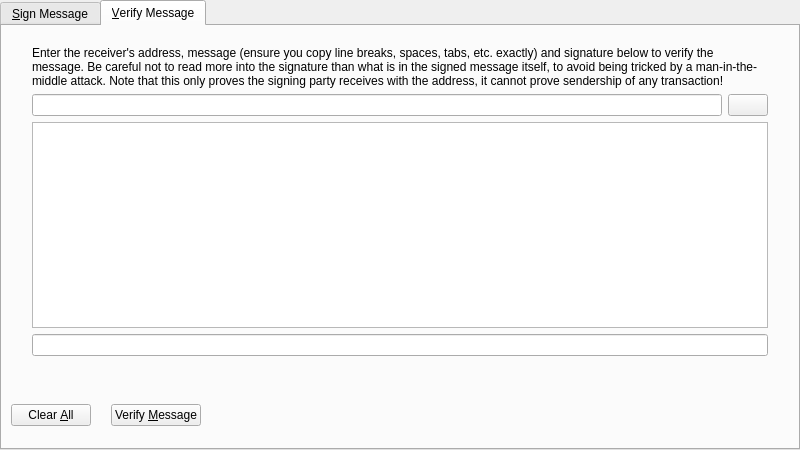
<?xml version="1.0" encoding="UTF-8"?>
<ui version="4.0">
 <class>SignVerifyMessageDialog</class>
 <widget class="QDialog" name="SignVerifyMessageDialog">
  <property name="geometry">
   <rect>
    <x>0</x>
    <y>0</y>
    <width>800</width>
    <height>450</height>
   </rect>
  </property>
  <property name="windowTitle">
   <string>Signatures - Sign / Verify a Message</string>
  </property>
  <property name="modal">
   <bool>true</bool>
  </property>
  <layout class="QVBoxLayout" name="verticalLayout">
   <property name="leftMargin">
    <number>0</number>
   </property>
   <property name="topMargin">
    <number>0</number>
   </property>
   <property name="rightMargin">
    <number>0</number>
   </property>
   <property name="bottomMargin">
    <number>0</number>
   </property>
   <item>
    <widget class="QTabWidget" name="tabWidget">
     <property name="currentIndex">
      <number>1</number>
     </property>
     <widget class="QWidget" name="tabSignMessage">
      <attribute name="title">
       <string>&amp;Sign Message</string>
      </attribute>
      <layout class="QVBoxLayout" name="verticalLayout_SM">
       <property name="leftMargin">
        <number>0</number>
       </property>
       <property name="topMargin">
        <number>0</number>
       </property>
       <property name="rightMargin">
        <number>0</number>
       </property>
       <property name="bottomMargin">
        <number>0</number>
       </property>
       <item>
        <layout class="QVBoxLayout" name="verticalLayout_3">
         <property name="leftMargin">
          <number>30</number>
         </property>
         <property name="topMargin">
          <number>20</number>
         </property>
         <property name="rightMargin">
          <number>30</number>
         </property>
         <property name="bottomMargin">
          <number>20</number>
         </property>
         <item>
          <widget class="QLabel" name="infoLabel_SM">
           <property name="text">
            <string>You can sign messages/agreements with your addresses to prove you can receive BTNs sent to them. Be careful not to sign anything vague or random, as phishing attacks may try to trick you into signing your identity over to them. Only sign fully-detailed statements you agree to.</string>
           </property>
           <property name="textFormat">
            <enum>Qt::PlainText</enum>
           </property>
           <property name="wordWrap">
            <bool>true</bool>
           </property>
          </widget>
         </item>
         <item>
          <layout class="QHBoxLayout" name="horizontalLayout_1_SM">
           <property name="spacing">
            <number>6</number>
           </property>
           <item>
            <widget class="QValidatedLineEdit" name="addressIn_SM">
             <property name="toolTip">
              <string>The BTN address to sign the message with</string>
             </property>
            </widget>
           </item>
           <item>
            <widget class="QPushButton" name="addressBookButton_SM">
             <property name="toolTip">
              <string>Choose previously used address</string>
             </property>
             <property name="text">
              <string/>
             </property>
             <property name="icon">
              <iconset>
               <normaloff>:/icons/address-book</normaloff>:/icons/address-book</iconset>
             </property>
             <property name="shortcut">
              <string>Alt+A</string>
             </property>
             <property name="autoDefault">
              <bool>false</bool>
             </property>
            </widget>
           </item>
           <item>
            <widget class="Line" name="vLine">
             <property name="maximumSize">
              <size>
               <width>1</width>
               <height>22</height>
              </size>
             </property>
             <property name="orientation">
              <enum>Qt::Vertical</enum>
             </property>
            </widget>
           </item>
           <item>
            <widget class="QPushButton" name="pasteButton_SM">
             <property name="toolTip">
              <string>Paste address from clipboard</string>
             </property>
             <property name="text">
              <string/>
             </property>
             <property name="icon">
              <iconset>
               <normaloff>:/icons/editpaste</normaloff>:/icons/editpaste</iconset>
             </property>
             <property name="shortcut">
              <string>Alt+P</string>
             </property>
             <property name="autoDefault">
              <bool>false</bool>
             </property>
            </widget>
           </item>
          </layout>
         </item>
         <item>
          <widget class="QPlainTextEdit" name="messageIn_SM">
           <property name="toolTip">
            <string>Enter the message you want to sign here</string>
           </property>
          </widget>
         </item>
         <item>
          <widget class="QLabel" name="signatureLabel_SM">
           <property name="text">
            <string>Signature</string>
           </property>
           <property name="textFormat">
            <enum>Qt::PlainText</enum>
           </property>
          </widget>
         </item>
         <item>
          <layout class="QHBoxLayout" name="horizontalLayout_2_SM">
           <property name="spacing">
            <number>6</number>
           </property>
           <item>
            <widget class="QLineEdit" name="signatureOut_SM">
             <property name="font">
              <font>
               <italic>true</italic>
              </font>
             </property>
             <property name="readOnly">
              <bool>true</bool>
             </property>
            </widget>
           </item>
           <item>
            <widget class="QPushButton" name="copySignatureButton_SM">
             <property name="toolTip">
              <string>Copy the current signature to the system clipboard</string>
             </property>
             <property name="text">
              <string/>
             </property>
             <property name="icon">
              <iconset>
               <normaloff>:/icons/editcopy</normaloff>:/icons/editcopy</iconset>
             </property>
             <property name="autoDefault">
              <bool>false</bool>
             </property>
            </widget>
           </item>
          </layout>
         </item>
        </layout>
       </item>
       <item>
        <widget class="QWidget" name="buttonsContainerWhite" native="true">
         <layout class="QHBoxLayout" name="horizontalLayout">
          <item>
           <widget class="QPushButton" name="clearButton_SM">
            <property name="toolTip">
             <string>Reset all sign message fields</string>
            </property>
            <property name="text">
             <string>Clear &amp;All</string>
            </property>
            <property name="autoDefault">
             <bool>false</bool>
            </property>
           </widget>
          </item>
          <item>
           <spacer name="horizontalSpacer">
            <property name="orientation">
             <enum>Qt::Horizontal</enum>
            </property>
            <property name="sizeType">
             <enum>QSizePolicy::Fixed</enum>
            </property>
            <property name="sizeHint" stdset="0">
             <size>
              <width>14</width>
              <height>20</height>
             </size>
            </property>
           </spacer>
          </item>
          <item>
           <widget class="QPushButton" name="signMessageButton_SM">
            <property name="toolTip">
             <string>Sign the message to prove you own this BTN address</string>
            </property>
            <property name="text">
             <string>Sign &amp;Message</string>
            </property>
            <property name="autoDefault">
             <bool>false</bool>
            </property>
           </widget>
          </item>
          <item>
           <spacer name="horizontalSpacer_1_SM">
            <property name="orientation">
             <enum>Qt::Horizontal</enum>
            </property>
            <property name="sizeHint" stdset="0">
             <size>
              <width>40</width>
              <height>48</height>
             </size>
            </property>
           </spacer>
          </item>
          <item>
           <widget class="QLabel" name="statusLabel_SM">
            <property name="font">
             <font>
              <weight>75</weight>
              <bold>true</bold>
             </font>
            </property>
            <property name="text">
             <string/>
            </property>
            <property name="wordWrap">
             <bool>true</bool>
            </property>
           </widget>
          </item>
          <item>
           <spacer name="horizontalSpacer_2_SM">
            <property name="orientation">
             <enum>Qt::Horizontal</enum>
            </property>
            <property name="sizeHint" stdset="0">
             <size>
              <width>40</width>
              <height>48</height>
             </size>
            </property>
           </spacer>
          </item>
         </layout>
        </widget>
       </item>
      </layout>
     </widget>
     <widget class="QWidget" name="tabVerifyMessage">
      <attribute name="title">
       <string>&amp;Verify Message</string>
      </attribute>
      <layout class="QVBoxLayout" name="verticalLayout_VM">
       <property name="leftMargin">
        <number>0</number>
       </property>
       <property name="topMargin">
        <number>0</number>
       </property>
       <property name="rightMargin">
        <number>0</number>
       </property>
       <property name="bottomMargin">
        <number>0</number>
       </property>
       <item>
        <layout class="QVBoxLayout" name="verticalLayout_2">
         <property name="leftMargin">
          <number>30</number>
         </property>
         <property name="topMargin">
          <number>20</number>
         </property>
         <property name="rightMargin">
          <number>30</number>
         </property>
         <property name="bottomMargin">
          <number>20</number>
         </property>
         <item>
          <widget class="QLabel" name="infoLabel_VM">
           <property name="text">
            <string>Enter the receiver's address, message (ensure you copy line breaks, spaces, tabs, etc. exactly) and signature below to verify the message. Be careful not to read more into the signature than what is in the signed message itself, to avoid being tricked by a man-in-the-middle attack. Note that this only proves the signing party receives with the address, it cannot prove sendership of any transaction!</string>
           </property>
           <property name="textFormat">
            <enum>Qt::PlainText</enum>
           </property>
           <property name="alignment">
            <set>Qt::AlignLeading|Qt::AlignLeft|Qt::AlignTop</set>
           </property>
           <property name="wordWrap">
            <bool>true</bool>
           </property>
          </widget>
         </item>
         <item>
          <layout class="QHBoxLayout" name="horizontalLayout_1_VM">
           <property name="spacing">
            <number>6</number>
           </property>
           <item>
            <widget class="QValidatedLineEdit" name="addressIn_VM">
             <property name="toolTip">
              <string>The BTN address the message was signed with</string>
             </property>
            </widget>
           </item>
           <item>
            <widget class="QPushButton" name="addressBookButton_VM">
             <property name="toolTip">
              <string>Choose previously used address</string>
             </property>
             <property name="text">
              <string/>
             </property>
             <property name="icon">
              <iconset>
               <normaloff>:/icons/address-book</normaloff>:/icons/address-book</iconset>
             </property>
             <property name="shortcut">
              <string>Alt+A</string>
             </property>
             <property name="autoDefault">
              <bool>false</bool>
             </property>
            </widget>
           </item>
          </layout>
         </item>
         <item>
          <widget class="QPlainTextEdit" name="messageIn_VM"/>
         </item>
         <item>
          <widget class="QValidatedLineEdit" name="signatureIn_VM"/>
         </item>
        </layout>
       </item>
       <item>
        <widget class="QWidget" name="buttonsContainerWhite_" native="true">
         <layout class="QHBoxLayout" name="horizontalLayout_2">
          <item>
           <widget class="QPushButton" name="clearButton_VM">
            <property name="toolTip">
             <string>Reset all verify message fields</string>
            </property>
            <property name="text">
             <string>Clear &amp;All</string>
            </property>
            <property name="autoDefault">
             <bool>false</bool>
            </property>
           </widget>
          </item>
          <item>
           <spacer name="horizontalSpacer_2">
            <property name="orientation">
             <enum>Qt::Horizontal</enum>
            </property>
            <property name="sizeType">
             <enum>QSizePolicy::Fixed</enum>
            </property>
            <property name="sizeHint" stdset="0">
             <size>
              <width>14</width>
              <height>20</height>
             </size>
            </property>
           </spacer>
          </item>
          <item>
           <widget class="QPushButton" name="verifyMessageButton_VM">
            <property name="toolTip">
             <string>Verify the message to ensure it was signed with the specified BTN address</string>
            </property>
            <property name="text">
             <string>Verify &amp;Message</string>
            </property>
            <property name="autoDefault">
             <bool>false</bool>
            </property>
           </widget>
          </item>
          <item>
           <spacer name="horizontalSpacer_1_VM">
            <property name="orientation">
             <enum>Qt::Horizontal</enum>
            </property>
            <property name="sizeHint" stdset="0">
             <size>
              <width>40</width>
              <height>48</height>
             </size>
            </property>
           </spacer>
          </item>
          <item>
           <widget class="QLabel" name="statusLabel_VM">
            <property name="font">
             <font>
              <weight>75</weight>
              <bold>true</bold>
             </font>
            </property>
            <property name="text">
             <string/>
            </property>
            <property name="wordWrap">
             <bool>true</bool>
            </property>
           </widget>
          </item>
          <item>
           <spacer name="horizontalSpacer_2_VM">
            <property name="orientation">
             <enum>Qt::Horizontal</enum>
            </property>
            <property name="sizeHint" stdset="0">
             <size>
              <width>40</width>
              <height>48</height>
             </size>
            </property>
           </spacer>
          </item>
         </layout>
        </widget>
       </item>
      </layout>
     </widget>
    </widget>
   </item>
  </layout>
 </widget>
 <customwidgets>
  <customwidget>
   <class>QValidatedLineEdit</class>
   <extends>QLineEdit</extends>
   <header>qvalidatedlineedit.h</header>
  </customwidget>
 </customwidgets>
 <resources>
  <include location="../bitcoin.qrc"/>
 </resources>
 <connections/>
</ui>
